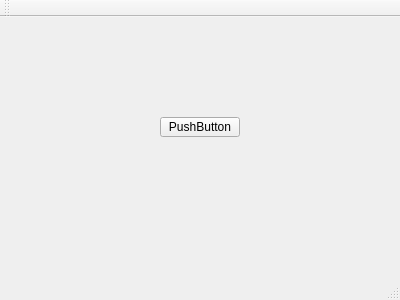
<?xml version="1.0" encoding="UTF-8"?>
<ui version="4.0">
 <class>MainWindow</class>
 <widget class="QMainWindow" name="MainWindow">
  <property name="geometry">
   <rect>
    <x>0</x>
    <y>0</y>
    <width>400</width>
    <height>300</height>
   </rect>
  </property>
  <property name="windowTitle">
   <string>MainWindow</string>
  </property>
  <widget class="QWidget" name="centralWidget">
   <widget class="MyButton" name="pushButton">
    <property name="geometry">
     <rect>
      <x>160</x>
      <y>100</y>
      <width>80</width>
      <height>20</height>
     </rect>
    </property>
    <property name="text">
     <string>PushButton</string>
    </property>
   </widget>
  </widget>
  <widget class="QMenuBar" name="menuBar">
   <property name="geometry">
    <rect>
     <x>0</x>
     <y>0</y>
     <width>400</width>
     <height>17</height>
    </rect>
   </property>
  </widget>
  <widget class="QToolBar" name="mainToolBar">
   <attribute name="toolBarArea">
    <enum>TopToolBarArea</enum>
   </attribute>
   <attribute name="toolBarBreak">
    <bool>false</bool>
   </attribute>
  </widget>
  <widget class="QStatusBar" name="statusBar"/>
 </widget>
 <layoutdefault spacing="6" margin="11"/>
 <customwidgets>
  <customwidget>
   <class>MyButton</class>
   <extends>QPushButton</extends>
   <header>mybutton.h</header>
  </customwidget>
 </customwidgets>
 <resources/>
 <connections/>
</ui>
